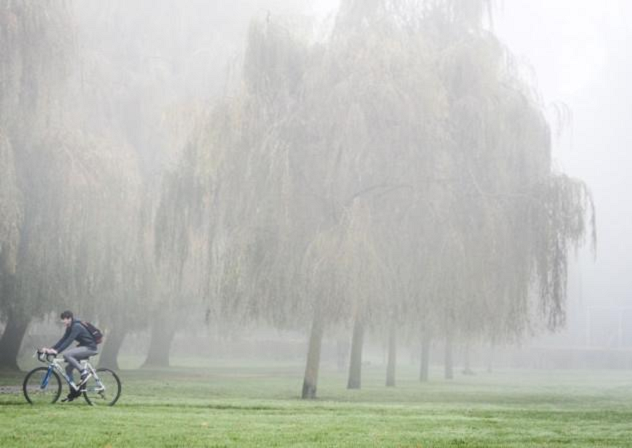
#> input picture Hybrid-AV-Dehazing/Hybrid-AV-Dehazing/input/AM_Google_754.png, 632 x 448 px
$ python -i daclip_wrapper.py   (imports and definitions only)
#> lines starting #> are read from the running program, lines starting #| are printed output that depends on the picture
#> further down, picture is the input picture: shape (448, 632, 3); mean B, G, R 184.8, 192.8, 189.9
import os
import cv2
import numpy as np


class DAClipProcessor:
    def __init__(self):
        self.current_dir = os.path.dirname(os.path.abspath(__file__))
        self.daclip_dir = os.path.join(self.current_dir, "daclip")

        # Placeholder paths if you later add real weights
        self.weights_dir = os.path.join(self.daclip_dir, "weights")
        self.real_model_loaded = False

        print("[DA-CLIP] Initialized")

        # NOTE:
        # Real DA-CLIP integration depends on exact repo structure + checkpoint.
        # This wrapper currently uses a practical restoration fallback that works now.
        # Later we can patch the true inference call if you send the repo tree.

    def process_frame(self, frame):
        """
        Practical DA-CLIP-style restoration fallback.
        Designed to mimic strong restoration behavior:
        - denoise
        - contrast restore
        - sharpen
        """
        try:
            # 1) Denoise
            denoised = cv2.fastNlMeansDenoisingColored(frame, None, 7, 7, 7, 21)

            # 2) Contrast enhancement in LAB
            lab = cv2.cvtColor(denoised, cv2.COLOR_BGR2LAB)
#> lab: shape (448, 632, 3); mean of channels 0, 1, 2 197.5, 125.5, 131.9
            l, a, b = cv2.split(lab)
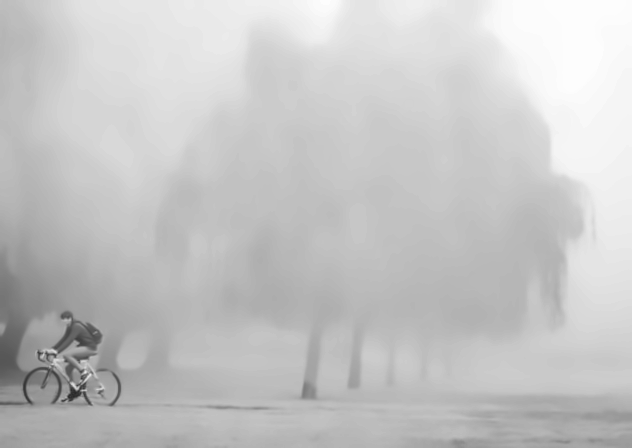
#> l: shape (448, 632); min 40, max 253, mean 197.5
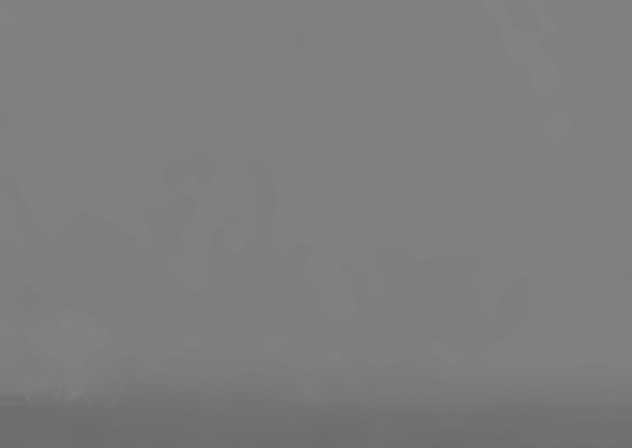
#> a: shape (448, 632); min 107, max 130, mean 125.5
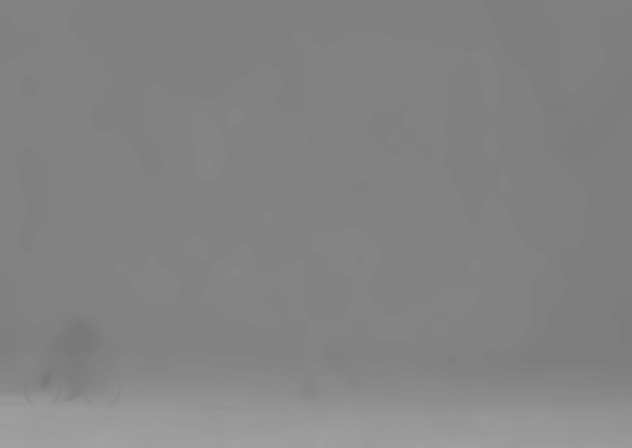
#> b: shape (448, 632); min 119, max 162, mean 131.9

            clahe = cv2.createCLAHE(clipLimit=3.0, tileGridSize=(8, 8))
            l2 = clahe.apply(l)
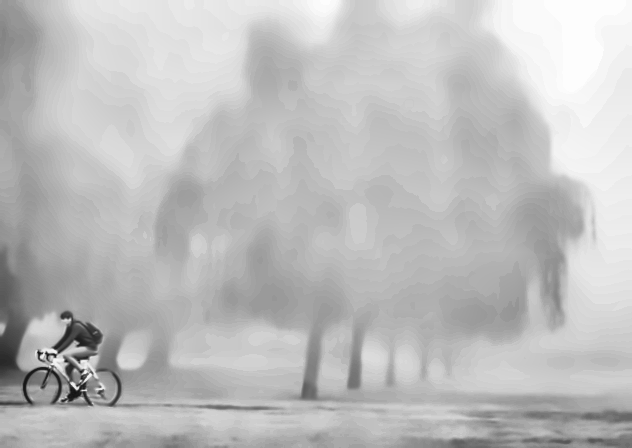
#> l2: shape (448, 632); min 18, max 253, mean 189.7

            enhanced_lab = cv2.merge((l2, a, b))
#> enhanced_lab: shape (448, 632, 3); mean of channels 0, 1, 2 189.7, 125.5, 131.9
            enhanced = cv2.cvtColor(enhanced_lab, cv2.COLOR_LAB2BGR)
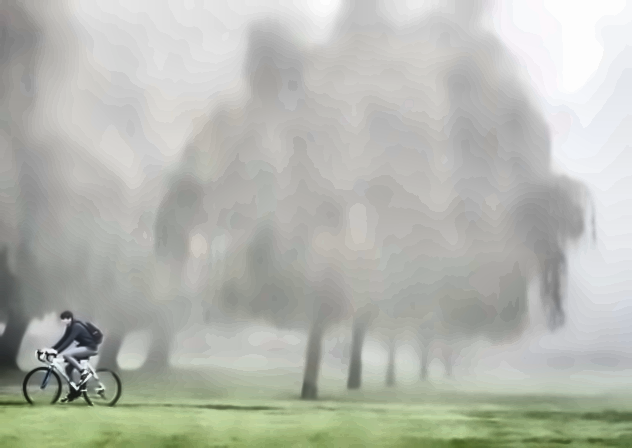
#> enhanced: shape (448, 632, 3); mean B, G, R 176.3, 184.6, 181.7

            # 3) Gamma correction (slight brightening)
            gamma = 1.15
            inv_gamma = 1.0 / gamma
            table = np.array([((i / 255.0) ** inv_gamma) * 255 for i in np.arange(256)]).astype("uint8")
            gamma_corrected = cv2.LUT(enhanced, table)

            # 4) Sharpen
            kernel = np.array([[0, -1, 0],
                               [-1, 5, -1],
                               [0, -1, 0]])
            restored = cv2.filter2D(gamma_corrected, -1, kernel)

            return restored

        except Exception as e:
            print(f"[DA-CLIP] Error: {e}")
            return frame.copy()

>>> import cv2
>>> picture = cv2.imread('input/AM_Google_754.png')
>>> result = DAClipProcessor().process_frame(picture)

$ run again, on Hybrid-AV-Dehazing/Hybrid-AV-Dehazing/input/bench.png
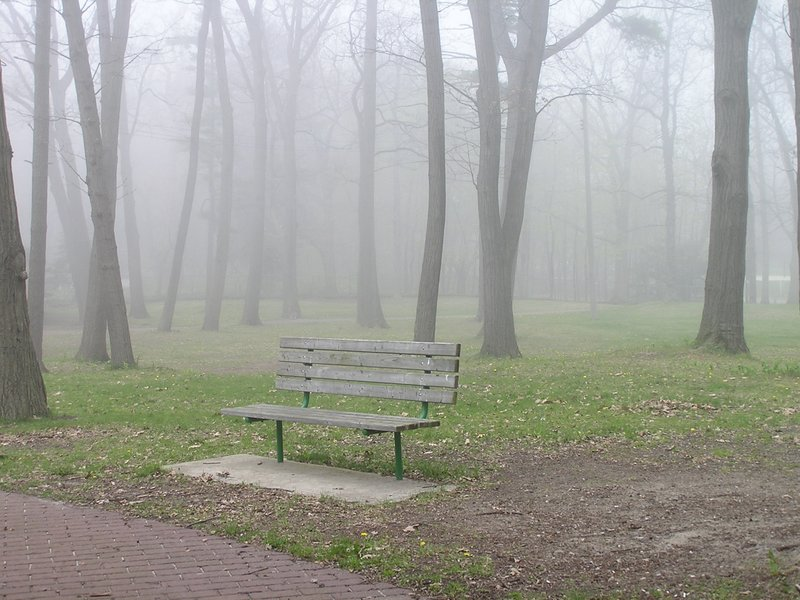
#> input picture Hybrid-AV-Dehazing/Hybrid-AV-Dehazing/input/bench.png, 800 x 600 px
#> picture is the input picture: shape (600, 800, 3); mean B, G, R 153, 160.2, 159.8
#> lab: shape (600, 800, 3); mean of channels 0, 1, 2 166.7, 126.6, 132.1
#> in process_frame, `l, a, b = cv2.split(lab)`:
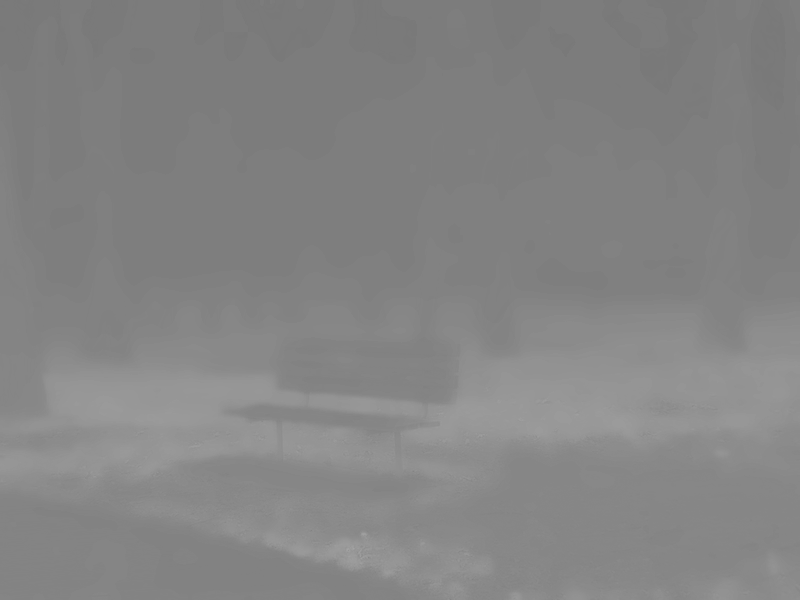
#> b: shape (600, 800); min 121, max 164, mean 132.1
#> enhanced_lab: shape (600, 800, 3); mean of channels 0, 1, 2 160.5, 126.6, 132.1
#> in process_frame, `restored = cv2.filter2D(gamma_corrected, -1, kernel)`:
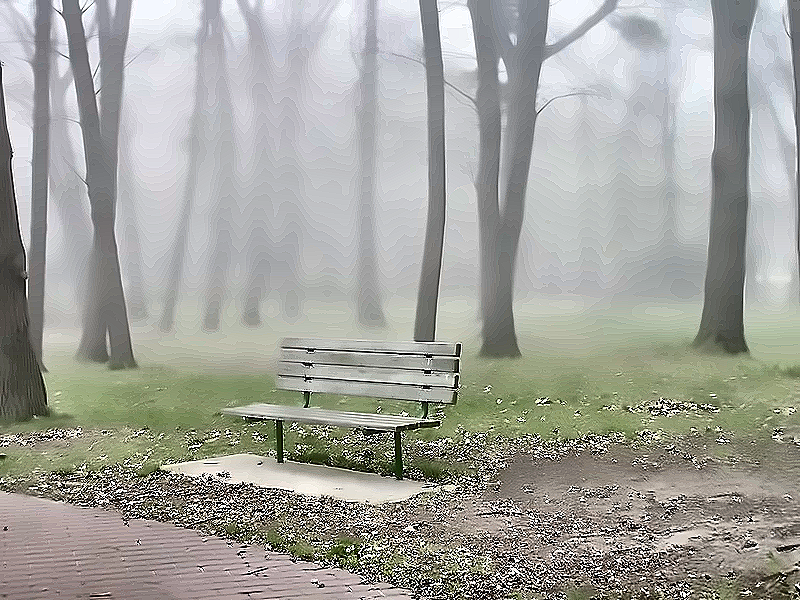
#> restored: shape (600, 800, 3); mean B, G, R 156.7, 162.9, 162.2
